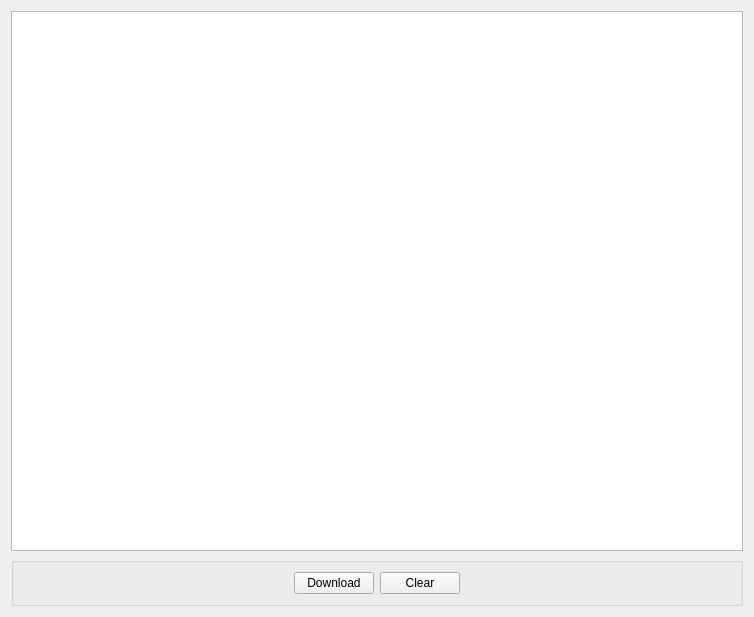
<?xml version="1.0" encoding="UTF-8"?>
<ui version="4.0">
 <class>SDownloadWidget</class>
 <widget class="QWidget" name="SDownloadWidget">
  <property name="geometry">
   <rect>
    <x>0</x>
    <y>0</y>
    <width>754</width>
    <height>617</height>
   </rect>
  </property>
  <property name="windowTitle">
   <string>Form</string>
  </property>
  <layout class="QVBoxLayout" name="verticalLayout_2">
   <item>
    <widget class="QTreeView" name="treeView"/>
   </item>
   <item>
    <widget class="QGroupBox" name="groupBox">
     <property name="title">
      <string/>
     </property>
     <layout class="QHBoxLayout" name="horizontalLayout_2">
      <item>
       <spacer name="horizontalSpacer">
        <property name="orientation">
         <enum>Qt::Horizontal</enum>
        </property>
        <property name="sizeHint" stdset="0">
         <size>
          <width>40</width>
          <height>20</height>
         </size>
        </property>
       </spacer>
      </item>
      <item>
       <widget class="QPushButton" name="downloadButton">
        <property name="text">
         <string>Download</string>
        </property>
       </widget>
      </item>
      <item>
       <widget class="QPushButton" name="clearButton">
        <property name="text">
         <string>Clear</string>
        </property>
       </widget>
      </item>
      <item>
       <spacer name="horizontalSpacer_2">
        <property name="orientation">
         <enum>Qt::Horizontal</enum>
        </property>
        <property name="sizeHint" stdset="0">
         <size>
          <width>40</width>
          <height>20</height>
         </size>
        </property>
       </spacer>
      </item>
     </layout>
    </widget>
   </item>
  </layout>
 </widget>
 <resources/>
 <connections/>
</ui>
